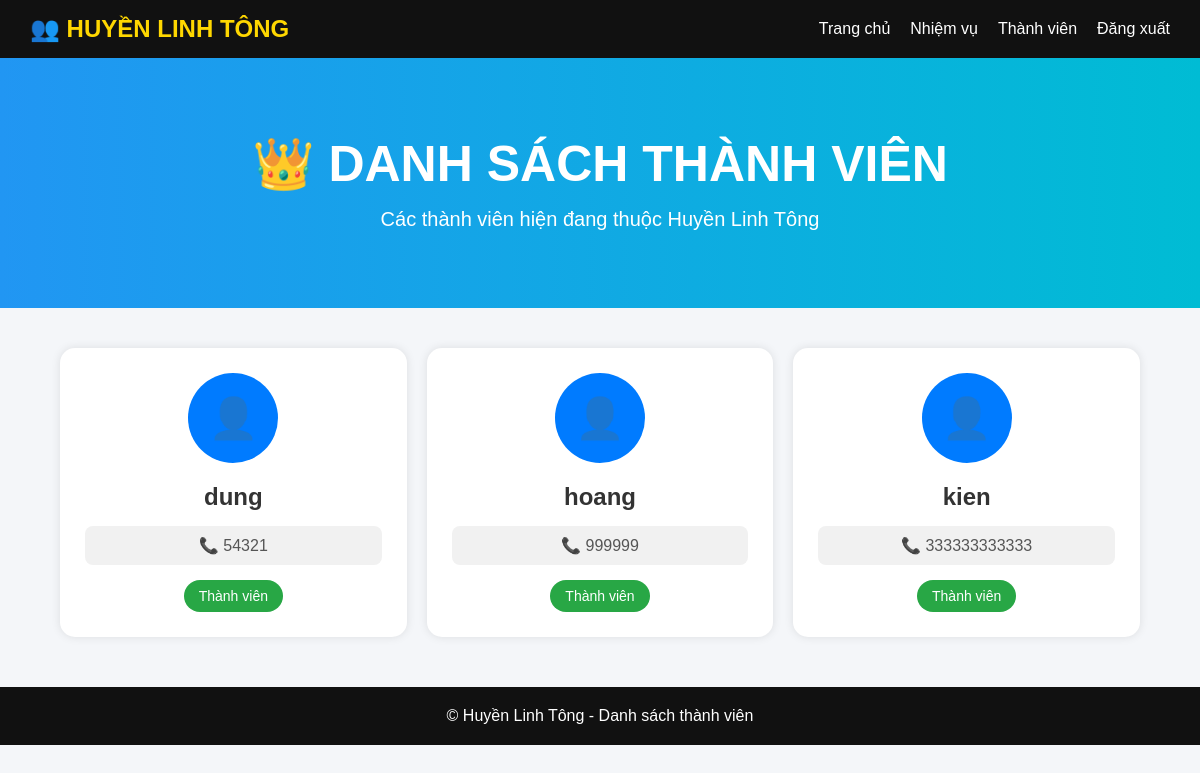
The app's page /member with its own data.
### tables this page shows
CREATE TABLE users (
        id INTEGER PRIMARY KEY AUTOINCREMENT,
        TenTaiKhoan TEXT UNIQUE,
        MatKhau TEXT,
        Phone TEXT,
        is_deleted INTEGER DEFAULT 0
    );

### app.py (the view)
@app.route("/member")
def member():
    conn = get_conn()
    c = conn.cursor()
    c.execute("""
        SELECT *
        FROM users
        WHERE is_deleted = 0
    """)
    users = c.fetchall()
    conn.close()
    return render_template(
        "member.html",
        users=users
    )

### app.py (called while the page is built)
def get_conn():
    conn = sqlite3.connect(DB_PATH)
    conn.row_factory = sqlite3.Row
    return conn

### templates/member.html (shortened to what this page needs)
<!DOCTYPE html>
<html lang="vi">
<head>
    <link
        rel="stylesheet"
        href="{{ url_for('static', filename='css/member.css') }}" >
</head>
<body>
    <div class="navbar">
        <div class="logo">
            👥 HUYỀN LINH TÔNG
        </div>
        <div class="menu">
            <a href="/home">
                Trang chủ
            </a>
            <a href="/mission">
                Nhiệm vụ
            </a>
            <a href="/member">
                Thành viên
            </a>
            <a href="/login">
                Đăng xuất
            </a>
        </div>
    </div>
    <div class="header">
        <h1>
            👑 DANH SÁCH THÀNH VIÊN
        </h1>
        <p>
            Các thành viên hiện đang thuộc Huyền Linh Tông
        </p>
    </div>
    <div class="members">
        {% for user in users %}
        <div class="member-card">
            <div class="avatar">
            </div>
            <h2>
                {{ user["TenTaiKhoan"] }}
            </h2>
            <div class="phone">
                📞 {{ user["Phone"] }}
            </div>
            <div class="role">
                Thành viên
            </div>
        </div>
        {% endfor %}
    </div>
    <footer>
        © Huyền Linh Tông - Danh sách thành viên
    </footer>
</body>
</html>

### static/css/member.css (style rules this page uses)
* { margin: 0; padding: 0; box-sizing: border-box; font-family: Arial; }
body { background: #f4f6f9; }
.navbar { width: 100%; background: #111; color: white; display: flex; justify-content: space-between; align-items: center; padding: 15px 30px; }
.logo { font-size: 24px; font-weight: bold; color: gold; }
.menu { display: flex; gap: 20px; }
.menu a { color: white; text-decoration: none; transition: 0.3s; }
.header { height: 250px; background: linear-gradient( to right, #2196f3, #00bcd4 ); color: white; display: flex; flex-direction: column; justify-content: center; align-items: center; text-align: center; }
.header h1 { font-size: 50px; margin-bottom: 15px; }
.header p { font-size: 20px; }
.members { width: 90%; margin: 40px auto; display: grid; grid-template-columns: repeat(auto-fit, minmax(250px,1fr)); gap: 20px; }
.member-card { background: white; border-radius: 15px; padding: 25px; text-align: center; box-shadow: 0 0 10px rgba(0,0,0,0.1); transition: 0.3s; }
.avatar { width: 90px; height: 90px; border-radius: 50%; background: #007bff; color: white; display: flex; justify-content: center; align-items: center; font-size: 40px; margin: auto; margin-bottom: 20px; }
.member-card h2 { color: #333; margin-bottom: 15px; }
.phone { background: #f1f1f1; padding: 10px; border-radius: 8px; color: #555; margin-bottom: 15px; }
.role { display: inline-block; padding: 8px 15px; background: #28a745; color: white; border-radius: 20px; font-size: 14px; }
footer { background: #111; color: white; text-align: center; padding: 20px; margin-top: 50px; }

### records on screen
users: TenTaiKhoan "dung", Phone "54321"
users: TenTaiKhoan "hoang", Phone "999999"
users: TenTaiKhoan "kien", Phone "333333333333"
